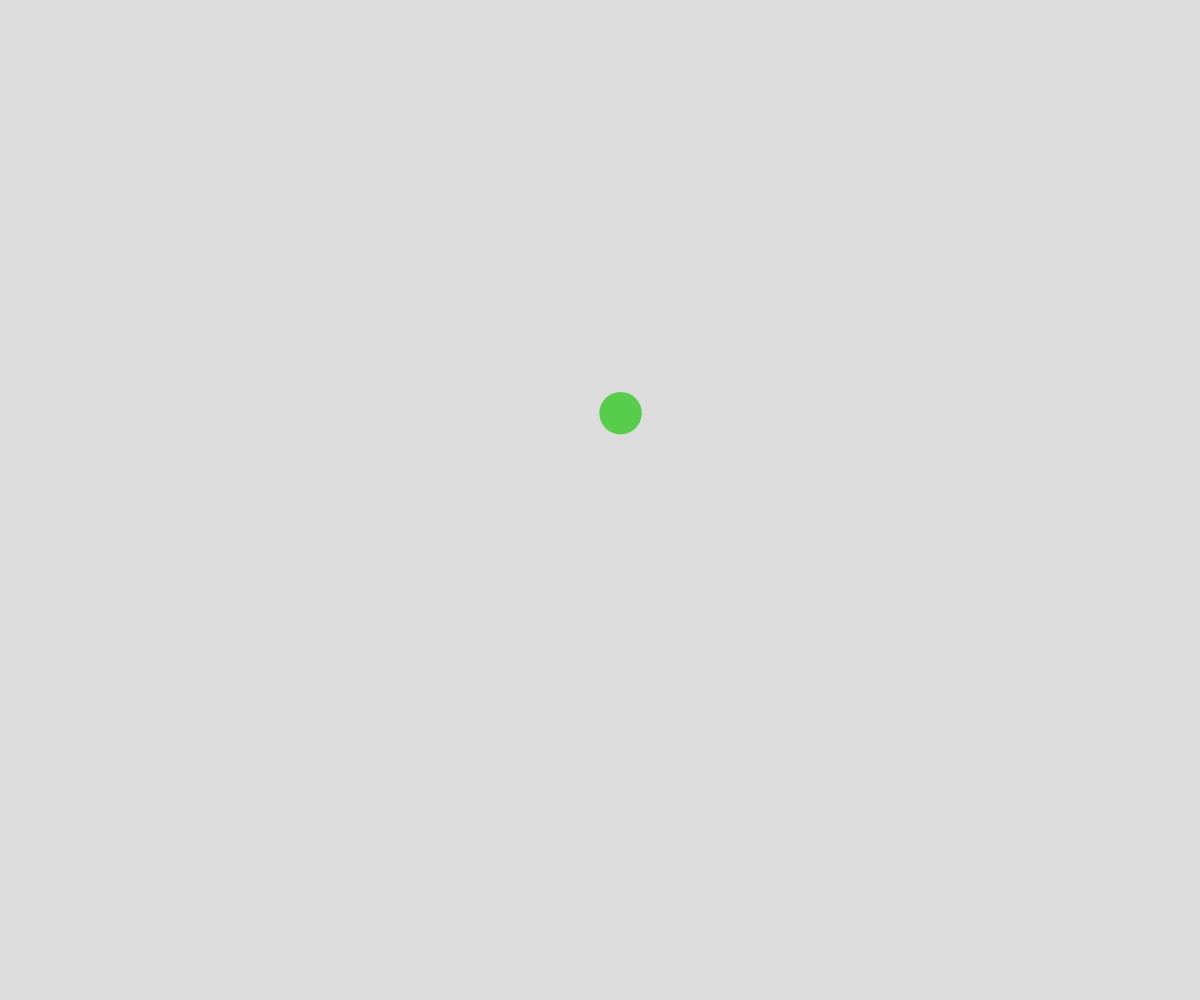
Frame 1 (no input)
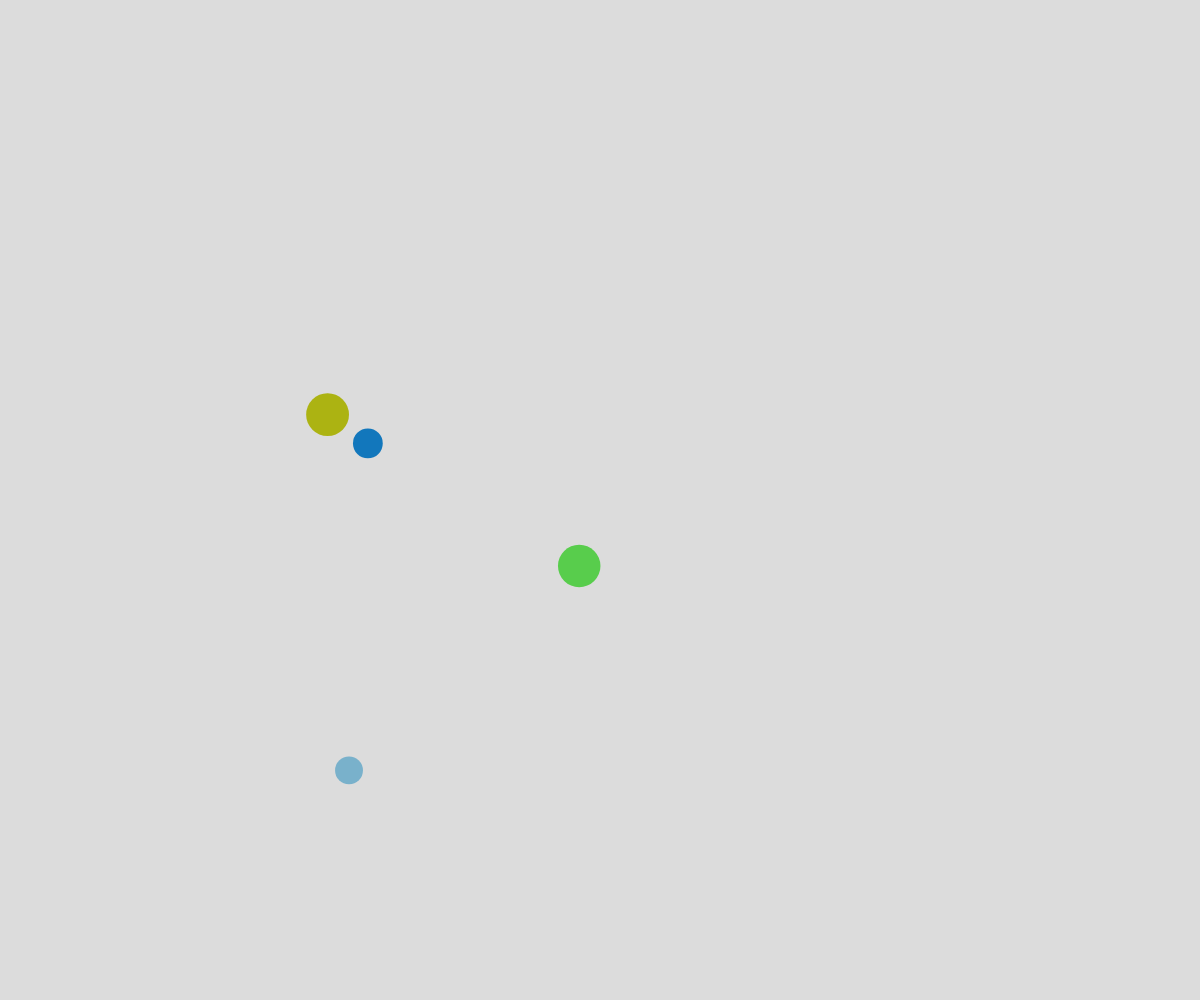
Frame 60 (no input)
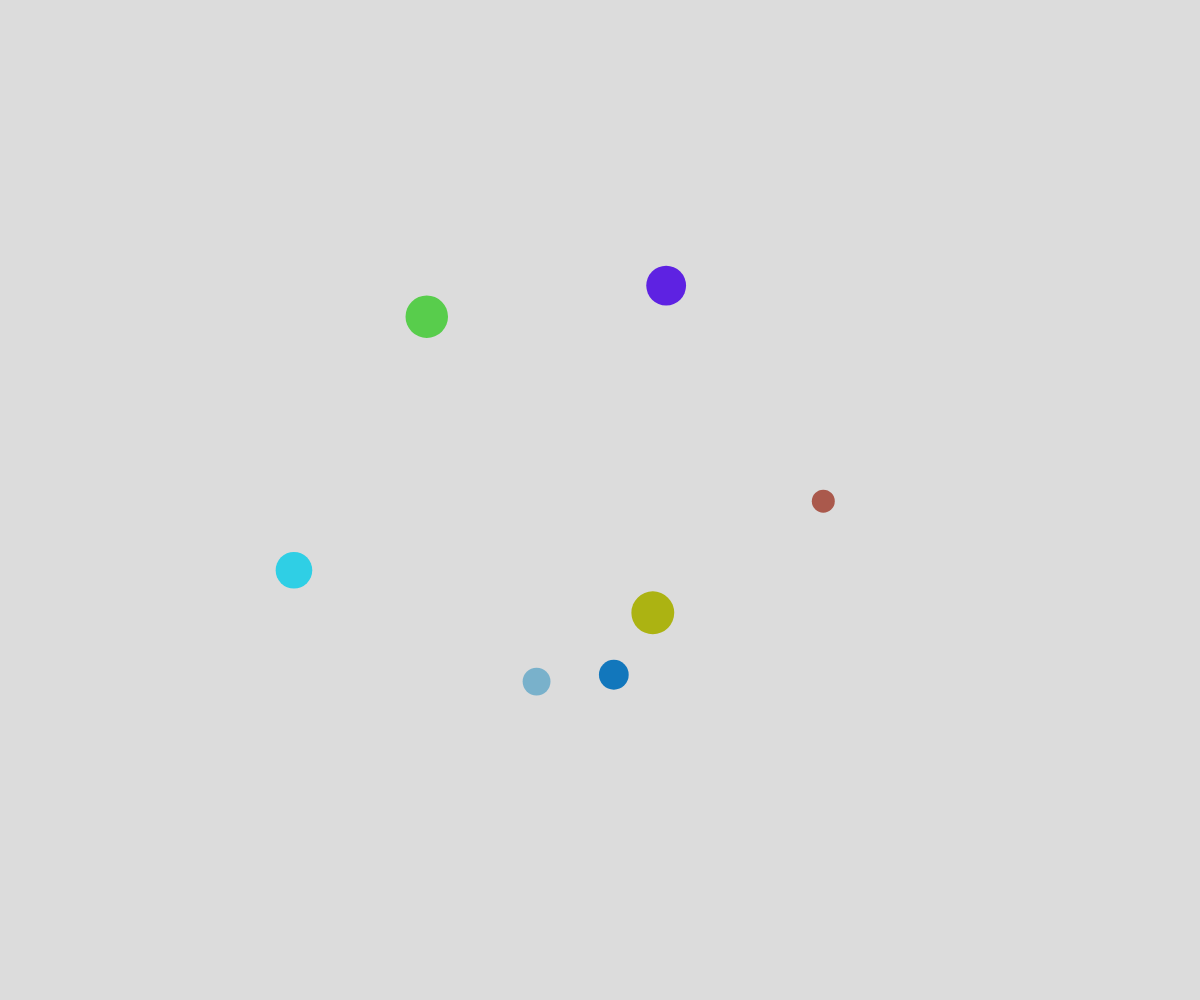
Frame 120 (the mouse pressed at the canvas centre since frame 60)

The p5.js sketch that drew these frames (run headless with seeded random() and noise() and a simulated clock; from frame 60 on, the mouse is pressed at the canvas centre):

// p5.js sketch
// ── sketch.js
// Project Title
// Your Name
// Date
//
// Extra for Experts:
// - describe what you did to take this project "above and beyond"



let theBubbles = [];

function setup() {
  createCanvas(windowWidth, windowHeight);
  noStroke();
  spawnBubble();
  window.setInterval(spawnBubble, 500);
}

function draw() {
  background(220);
  for (let bubble of theBubbles) {
    //move
    bubble.x = noise(bubble.time) * width;
    bubble.y = noise(bubble.time + bubble.buffer) * height;
    bubble.time += bubble.deltaTime;
    //display
    fill(bubble.r, bubble.g, bubble.b);
    circle(bubble.x, bubble.y, bubble.diameter);

  }
 
}


function spawnBubble() {
  let _time = random(1000);
  let _buffer = random(1000);
  let theBubble = {
    time: _time,
    buffer: _buffer,
    x: noise(_time) * width,
    y: noise(_time + _buffer) * height,
    diameter: random(20, 50),
    deltaTime: 0.01,
    r: random(255),
    g: random(255),
    b: random(255),
  };
  theBubbles.push(theBubble);
}
